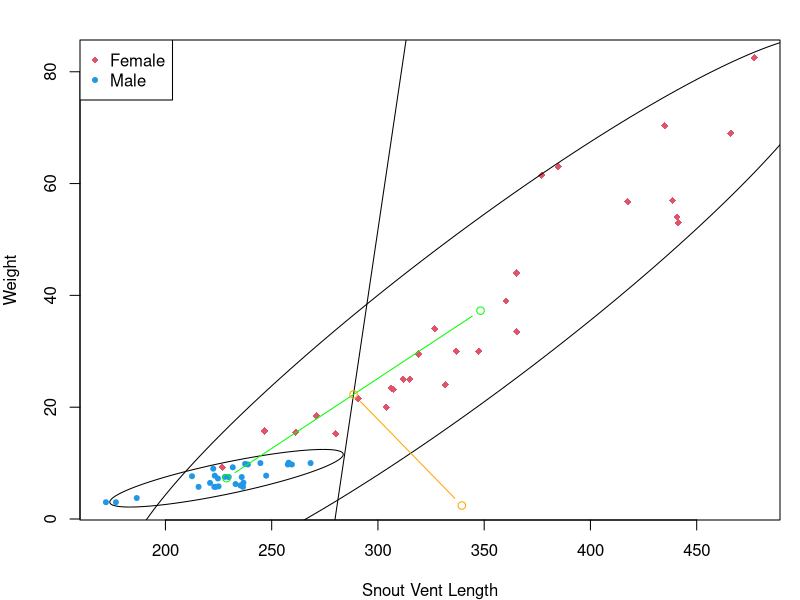

This chart was generated by the following R code:
## ---- chunk 1
knitr::opts_chunk$set(echo = TRUE)
## ---- chunk 2
library(MASS)
options(digits=4)
## ---- chunk 3
#import data
data <- read.table("data/anaconda.dat")

n1 <- 28
n2 <- 28

#set up X
X_1 <- as.matrix(data[1:n1,1:2])
X_2 <- as.matrix(data[(n1+1):(n1+n2),1:2])

names <- c('Snout Vent Length', 'Weight')
colnames(X_1)<- names
colnames(X_2) <- names

r <- length(names)

sampleMean<-function(X, n) {
  Ones <- rep(1,n)
  return (1/n * t(X)%*%Ones)
}

sampleCovariance<-function(X, n, sample_mean) {
  Ones <- rep(1,n)
  return (1/(n-1) * t(X - Ones%*%t(sample_mean))%*%(X - Ones%*%t(sample_mean)))
}
## ---- chunk 4
# Returns true if we reject the Ho: the populations are the same. Returns false if we fail to reject.
hotelling_test<-function(X_1, X_2, alpha=0.05, print=FALSE) {
  n1 <- length(X_1[,1])
  n2 <- length(X_2[,1])
  p <- length(X_1[1,])
  
  # Compute sample mean and S
  x1_sample_mean <- sampleMean(X_1, n1)
  x2_sample_mean <- sampleMean(X_2, n2)
  S1 <- sampleCovariance(X_1, n1, x1_sample_mean)
  S2 <- sampleCovariance(X_2, n2, x2_sample_mean)
  Spooled <- (n1-1)/(n1+n2-2) * S1 + (n2-1)/(n1+n2-2) * S2
  
  # Compute Hotelling's T^2 statistic
  diff <- x1_sample_mean - x2_sample_mean
  T_2 <- t(diff)%*%solve((1/n1 + 1/n2)*Spooled)%*%diff
  F <- (n1+n2-2)*p / (n1+n2-1-p) * qf(1-alpha, df1=p, df2=n1+n2-1-p)
  
  # Print the results if specified
  if (print) {
    cat('Reject if T_2 =', T_2, ' > ', F, '= F', fill=TRUE)
  }
  
  return (T_2 > F)
}

reject <- hotelling_test(X_1, X_2, alpha=0.05, print=TRUE)
cat('H_0: u_1 = u_2. Hypothesis rejected? --->', reject)

## ---- chunk 5
# If x_0 is NULL, the classifier is printed and nothing else is done
fisher<-function(X_1, X_2, x_0=NULL) {
  n1 <- length(X_1[,1])
  n2 <- length(X_2[,1])
  
  # Compute sample mean and S
  x1_sample_mean <- sampleMean(X_1, n1)
  x2_sample_mean <- sampleMean(X_2, n2)
  S1 <- sampleCovariance(X_1, n1, x1_sample_mean)
  S2 <- sampleCovariance(X_2, n2, x2_sample_mean)
  Spooled <- (n1-1)/(n1+n2-2) * S1 + (n2-1)/(n1+n2-2) * S2
  
  # Compute the classification
  w <- t(x1_sample_mean - x2_sample_mean) %*% solve(Spooled)
  mid <- 1/2*(x1_sample_mean + x2_sample_mean)
  
  # Print our classifier or classify the value
  if (is.null(x_0))
    cat(w, '*(x_0 -', mid, ') >= 0')
  else {
    result <- w%*%(x_0 - mid)
    if (result >= 0) {
      return (1)
    }
    return (2) 
  }
}
## ---- chunk 6
# Use the classifier with our whole population, without predicting anything
fisher(X_1, X_2)
## ---- chunk 7
# Returns 0 if then prediction is correct, 1 otherwise. 
classify<-function(X_1, X_2, x_0, expeted_class) {
  if ( fisher(X_1, X_2, x_0) != expeted_class ) {
    return (1)
  }
  return (0)
}

# Use the classifier with our whole population, without predicting anything
errors <- 0
for (i in 1:n1) {
  errors <- errors + classify(X_1, X_2, X_1[i,], 1)
}
for (i in 1:n2) {
  errors <- errors + classify(X_1, X_2, X_2[i,], 2)
}
AER <- errors / (n1+n2)
cat( fractions(AER), '=', errors, '/', (n1+n2))
## ---- chunk 8
# Use the classifier with our whole population, without predicting anything
errors <- 0
for (i in 1:n1) {
  errors <- errors + classify(X_1[-i,], X_2, X_1[i,], 1)
}
for (i in 1:n2) {
  errors <- errors + classify(X_1, X_2[-i,], X_2[i,], 2)
}
EAER <- errors / (n1+n2)
cat( fractions(EAER), '=', errors, '/', (n1+n2))
## ---- chunk 9
#library(rrcov)
library(mixtools)
par(mfrow=c(1,1), mar=c(4,4,2,1))
plot(data$V1,data$V2, xlab=names[1] ,ylab=names[2],
     pch=rep(c(18,20),each=28), col=rep(c(2,4), each=28), main="")
legend("topleft", legend=c("Female","Male"), pch=c(18,20), col=c(2,4), cex=1)

# Method 1
x1 <- X_1
x2 <- X_2

# compute sample mean vectors:
x1.mean <- colMeans(x1)
x2.mean <- colMeans(x2)

# compute pooled estimate for the covariance matrix:
S.u <- (n1-1)/(n1+n2-2) * var(x1) + (n2-1)/(n1+n2-2) * var(x2)
w <- solve(S.u)%*%(x1.mean-x2.mean)
w0 <- -(x1.mean+x2.mean)%*%w/2

lines(data[,1],-(w[1]*data[,1]+c(w0))/w[2])
lines(cbind(x1.mean, x2.mean))

alpha <- .05
ellipse(x1.mean, var(x1), alpha=alpha, npoints=250, newplot=FALSE)
ellipse(x2.mean, var(x2), alpha=alpha, npoints=250, newplot=FALSE)

# Compute line between mean points and the line w
points(c(x2.mean[1],x1.mean[1]), c(x2.mean[2],x1.mean[2]), type='b', col='green')
mid <- (x1.mean + x2.mean)/2

new_w <- 1000*w + mid

points(c(new_w[1], mid[1]), c(new_w[2], mid[2]), type='b', col='orange')
